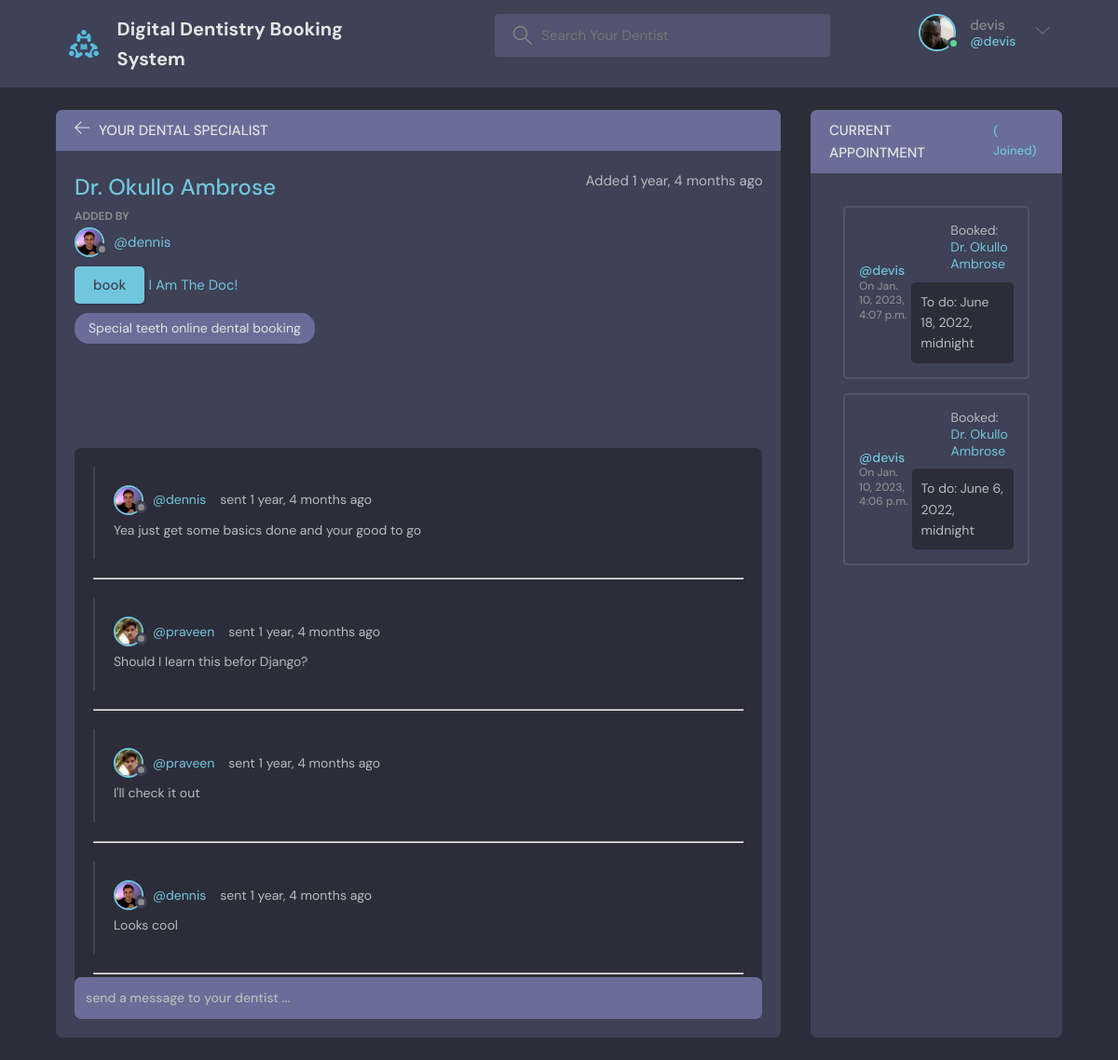
Page /room/15/ (signed in) on the committed database.
### base/models.py (models this page shows, shortened)
class User(AbstractUser):
    name = models.CharField(max_length=200, null=True)
    email = models.EmailField(unique=True, null=True)
    bio = models.TextField(null=True)
    avatar = models.ImageField(null=True, default="avatar.svg")
    USERNAME_FIELD = 'email'
    REQUIRED_FIELDS = []

class Room(models.Model):
    host = models.ForeignKey(User, on_delete=models.SET_NULL, null=True)
    topic = models.ForeignKey(Topic, on_delete=models.SET_NULL, null=True)
    name = models.CharField(max_length=200)
    description = models.TextField(null=True, blank=True)
    secret_key = models.CharField(max_length=200, unique=True, null=True)
    updated = models.DateTimeField(auto_now=True)
    created = models.DateTimeField(auto_now_add=True)
    class Meta:
        ordering = ['-updated', '-created']
    def __str__(self):
        return self.name

class Topic(models.Model):
    name = models.CharField(max_length=200)
    def __str__(self):
        return self.name

class Message(models.Model):
    user = models.ForeignKey(User, on_delete=models.CASCADE)
    room = models.ForeignKey(Room, on_delete=models.CASCADE)
    body = models.TextField()
    updated = models.DateTimeField(auto_now=True)
    created = models.DateTimeField(auto_now_add=True)
    class Meta:
        ordering = ['-updated', '-created']

class Booking(models.Model):
    user = models.ForeignKey(User, on_delete=models.CASCADE)
    room = models.ForeignKey(Room, on_delete=models.CASCADE)
    created = models.DateTimeField(auto_now_add=True)
    attendance = models.DateTimeField()
    class Meta:
        ordering = ['-created', '-attendance']

### base/views.py (the view, shortened to what this page needs)
# urls.py: path('room/<str:pk>/', views.room, name="room"),
def room(request, pk):
    room = Room.objects.get(id=pk)
    room_messages = room.message_set.all()
    room_books = room.booking_set.all()
    context = {'room': room, 'room_messages': room_messages, 'room_books': room_books}
    return render(request, 'base/room.html', context)

### base/templates/base/room.html (shortened to what this page needs)
{% extends 'main.html' %}
{% block content %}
<main class="profile-page layout layout--2">
  <div class="container">
    <div class="room">
      <div class="room__top">
        <div class="room__topLeft">
          <a href="{% url 'home' %}">
            <svg version="1.1" xmlns="http://www.w3.org/2000/svg" width="32" height="32" viewBox="0 0 32 32">
              <title>arrow-left</title>
              <path
                d="M13.723 2.286l-13.723 13.714 13.719 13.714 1.616-1.611-10.96-10.96h27.625v-2.286h-27.625l10.965-10.965-1.616-1.607z">
              </path>
            </svg>
          </a>
          <h3>Your Dental Specialist</h3>
        </div>
      </div>
      <div class="room__box scroll">
        <div class="room__header scroll">
          <div class="room__info">
            <h3>Dr. {{room.name}}</h3>
            <span>Added {{room.created|timesince}} ago</span>
          </div>
          <div class="room__hosted">
            <p>Added By</p>
            <a href="{% url 'user-profile' room.host.id %}" class="room__author">
              <div class="avatar avatar--small">
                <img src="{{room.host.avatar.url}}" />
              </div>
              <span>@{{room.host.username}}</span>
            </a>
            <a href="{% url 'create-booking' room.id%}"><button  class="btn btn--main" type="submit">book</button></a>
              <a href="{% url 'dentist-confirm' room.id %}">I Am The Doc!</a>
          </div>
          <span class="room__topics">{{room.topic}}</span>
        </div>
        <div class="room__conversation">
          <div class="threads scroll">
          {% if request.user.is_authenticated%}
            {% for message in room_messages %}
            <div class="thread">
              <div class="thread__top">
                <div class="thread__author">
                  <a href="{% url 'user-profile' message.user.id %}" class="thread__authorInfo">
                    <div class="avatar avatar--small">
                      <img src="{{message.user.avatar.url}}" />
                    </div>
                    <span>@{{message.user.username}}</span>
                  </a>
                  <span class="thread__date">sent {{message.created|timesince}} ago</span>
                </div>
              </div>
              <div class="thread__details">
                {{message.body}}
              </div>
            </div>
            <hr>
            {% endfor %}
          {% endif %}
          </div>
        </div>
      </div>
      <div class="room__message">
        <form action="" method="POST">
          <input name="body" placeholder="send a message to your dentist ..." />
        </form>
      </div>
    </div>
    <div class="participants">
      <h3 class="participants__top">Current Appointment <span>({{participants.count}} Joined)</span></h3>
      <div class="participants__list scroll">
        {% if request.user.is_authenticated%}
        {% for book in room_books %}
        <div class="activities__box">
          <div class="activities__boxHeader roomListRoom__header">
            <a href="{% url 'user-profile' book.user.id %}" class="roomListRoom__author">
                <p>
                    @{{book.user.name}}
                    <span>On {{book.created}}</span>
                </p>
            </a>
                <div class="activities__boxContent">
                    <p>Booked: <a href="{% url 'room' book.room.id %}">Dr. {{book.room}}</a></p>
                    <div class="activities__boxRoomContent">To do: {{book.attendance}}</div>
                </div>
        </div>
    </div>
    {% endfor %}
        {% endif %}
      </div>
    </div>
  </div>
</main>
{% endblock content %}

### templates/navbar.html (shortened to what this page needs)
{% load static %}
<header class="header header--loggedIn">
    <div class="container">
        <a href="{% url 'home' %}" class="header__logo">
            <img src="{% static 'images/logo.svg' %}" />
            <h1>Digital Dentistry Booking System</h1>
        </a>
        <form class="header__search" method="GET" action="{% url 'home' %}">
            <label>
                <input name="q" placeholder="Search Your Dentist" />
            </label>
        </form>
        <nav class="header__menu">
            {% if request.user.is_authenticated %}
            <div class="header__user">
                <a href="{% url 'update-user' %}">
                    <div class="avatar avatar--medium active">
                        <img src="{{request.user.avatar.url}}" />
                    </div>
                    <p>{{request.user.username}} <span>@{{request.user.username}}</span></p>
                </a>
                <button class="dropdown-button">
                    <svg version="1.1" xmlns="http://www.w3.org/2000/svg" width="32" height="32" viewBox="0 0 32 32">
                        <title>chevron-down</title>
                        <path d="M16 21l-13-13h-3l16 16 16-16h-3l-13 13z"></path>
                    </svg>
                </button>
            </div>
            {% else %}
            <a href="{% url 'login' %}">
                <img src="{% static 'images/avatar.svg' %}" />
                <p>Login</p>
            </a>
            {% endif %}
        </nav>
    </div>
</header>

### rows in the picture
User: user.avatar (picture), user.username "devis"
Room: name "Okullo Ambrose", created "1 year, 4 months", host.avatar (picture), host.username "dennis", topic "Special teeth online dental booking"
Message: user.avatar (picture), user.username "dennis", created "1 year, 4 months", body "Yea just get some basics done and your good to go"
Message: user.avatar (picture), user.username "praveen", created "1 year, 4 months", body "Should I learn this befor Django?"
Message: user.avatar (picture), user.username "praveen", created "1 year, 4 months", body "I'll check it out"
Message: user.avatar (picture), user.username "dennis", created "1 year, 4 months", body "Looks cool"
Booking: user.name "devis", created "Jan. 10, 2023, 4:07 p.m.", room "Okullo Ambrose", attendance "June 18, 2022, midnight"
Booking: user.name "devis", created "Jan. 10, 2023, 4:06 p.m.", room "Okullo Ambrose", attendance "June 6, 2022, midnight"
